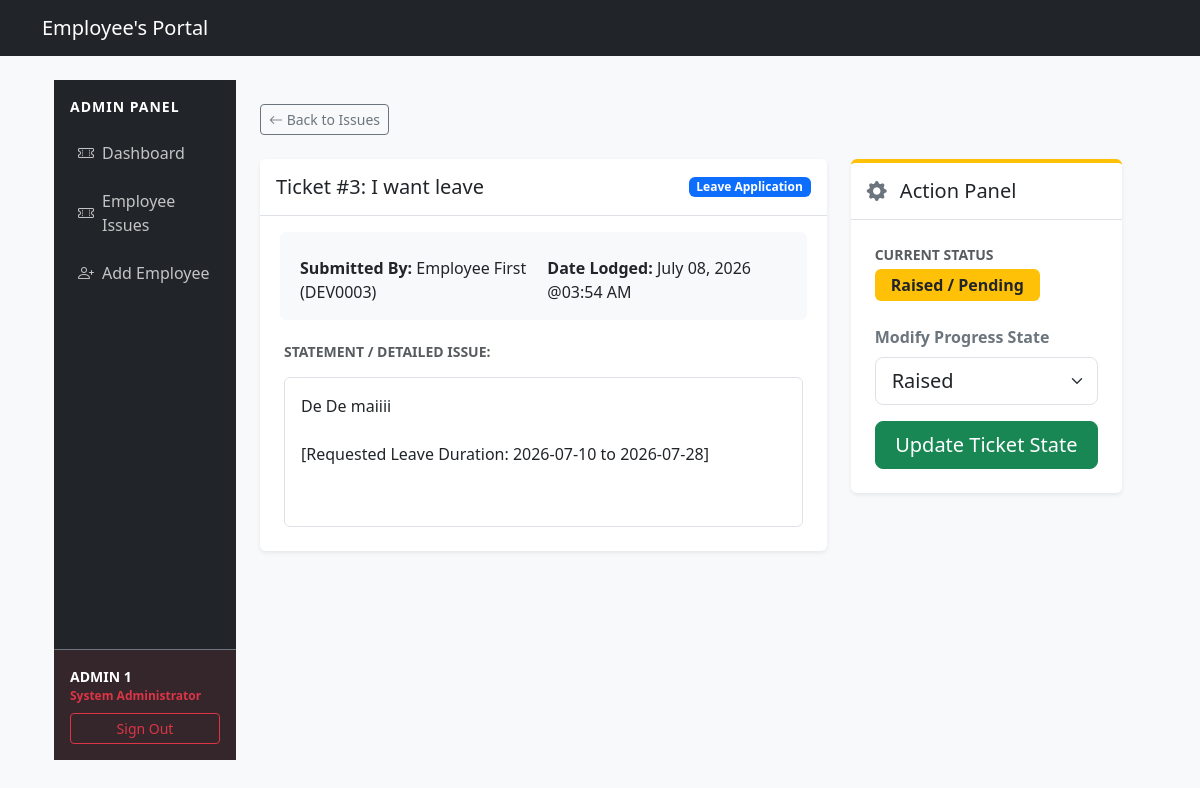
The page /tickets/team-tickets/3/ (signed in) on the database its author committed.
### accounts/models.py (models this page shows, shortened)
class EmployeeInfo(models.Model):
    class RoleChoices(models.TextChoices):
        ADMIN = 'ADMIN', 'Admin'
        MANAGER = 'MANAGER', 'Manager'
        DEVELOPER = 'DEVELOPER', 'Developer'
    class GenderChoices(models.TextChoices):
        MALE = 'M', 'Male'
        FEMALE = 'F', 'Female'
        OTHER = 'O', 'Other'
    user = models.OneToOneField(User, on_delete=models.CASCADE, related_name='employee_profile')
    employee_id = models.CharField(max_length=20, unique=True, blank=True)
    name = models.CharField(max_length=100)
    role = models.CharField(max_length=20, choices=RoleChoices.choices, default=RoleChoices.DEVELOPER)
    dob = models.DateField(verbose_name="Date of Birth")
    gender = models.CharField(max_length=1, choices=GenderChoices.choices)
    blood_group = models.CharField(max_length=5)
    manager = models.ForeignKey(
        'self',
        null=True,
        blank=True,
        on_delete=models.SET_NULL,
        related_name='subordinates'
    )

### tickets/models.py (models this page shows, shortened)
class Ticket(models.Model):
    class TicketType(models.TextChoices):
        COMPLAINT = 'COMPLAINT', 'Complaint'
        LEAVE = 'LEAVE', 'Leave Application'
    class StatusChoices(models.TextChoices):
        RAISED = 'RAISED', 'Raised'
        PROCESSING = 'PROCESSING', 'Processing'
        CLOSED = 'CLOSED', 'Closed'
    ticket_id = models.AutoField(primary_key=True)
    ticket_type = models.CharField(max_length=20, choices=TicketType.choices, default=TicketType.COMPLAINT)
    title = models.CharField(max_length=200, default="General")
    detailed_issue = models.TextField()
    raised_by = models.ForeignKey(
        EmployeeInfo,
        on_delete=models.CASCADE,
        related_name='raised_tickets'
    )
    assigned_manager = models.ForeignKey(
        EmployeeInfo,
        on_delete=models.SET_NULL,
        null=True,
        blank=True,
        related_name='managed_tickets'
    )
    resolve_status = models.CharField(
        max_length=20,
        choices=StatusChoices.choices,
        default=StatusChoices.RAISED
    )
    created_at = models.DateTimeField(auto_now_add=True)
    start_date = models.DateField(null=True)
    end_date = models.DateField(null=True)

### tickets/views.py (the view)
# urls.py: path('team-tickets/<int:ticket_id>/', views.ticket_detail, name='ticket_detail'),
@login_required
def ticket_detail(request, ticket_id):
    user_profile = request.user.employee_profile
    user_profile = request.user.employee_profile
    ticket = get_object_or_404(Ticket, ticket_id=ticket_id)
    if ticket.assigned_manager != user_profile and user_profile.role != 'ADMIN':
        messages.error(request, "Access denied. You are not authorized to view this ticket.")
        return redirect('dashboard')
    if request.method == 'POST':
        form = TicketStatusForm(request.POST, instance=ticket)
        if form.is_valid():
            form.save()
            messages.success(request, f"Ticket #{ticket.ticket_id} status has been updated to {ticket.get_resolve_status_display()}!")
            return redirect('view_team_tickets')
    else:
        form = TicketStatusForm(instance=ticket)
    if user_profile.role == 'ADMIN':
        return render(request, 'tickets/admin_ticket_detail.html',{
        'ticket': ticket,
        'form': form
    })
    return render(request, 'tickets/ticket_detail.html', {
        'ticket': ticket,
        'form': form
    })

### tickets/forms.py
class TicketStatusForm(forms.ModelForm):
    class Meta:
        model = Ticket
        fields = ['resolve_status']
        widgets = {
            'resolve_status': forms.Select(attrs={'class': 'form-select form-select-lg'}),
        }

### tickets/templates/tickets/admin_ticket_detail.html (shortened to what this page needs)
{% extends 'accounts/adminbase.html' %}
{% block mainContent %}
<main class="col-md-9 ms-sm-auto col-lg-10 px-md-4 py-4">
    <div class="mb-4">
        <a href="{% url 'view_team_tickets' %}" class="btn btn-sm btn-outline-secondary"><i
                class="bi bi-arrow-left"></i> Back to Issues</a>
    </div>
    <div class="row g-4">
        <div class="col-lg-8">
            <div class="card shadow-sm border-0 mb-4">
                <div class="card-header bg-white py-3 border-bottom d-flex justify-content-between align-items-center">
                    <h5 class="mb-0 text-dark">Ticket #{{ ticket.ticket_id }}: {{ ticket.title }}</h5>
                    {% if ticket.ticket_type == 'COMPLAINT' %}
                    <span class="badge bg-danger">Complaint</span>
                    {% else %}
                    <span class="badge bg-primary">Leave Application</span>
                    {% endif %}
                </div>
                <div class="card-body p-4">
                    <div class="row mb-4 bg-light p-3 rounded g-2">
                        <div class="col-sm-6"><strong>Submitted By:</strong> {{ ticket.raised_by.name }}
                            ({{ticket.raised_by.employee_id }})</div>
                        <div class="col-sm-6"><strong>Date Lodged:</strong> {{ ticket.created_at|date:"F d, Y @h:i A" }}
                        </div>
                    </div>
                    <h6 class="text-uppercase text-muted small fw-bold mb-3">Statement / Detailed Issue:</h6>
                    <div class="p-3 border rounded bg-white text-dark style-text style-break"
                        style="white-space: pre-wrap; min-height: 150px;">{{ ticket.detailed_issue }}</div>
                </div>
            </div>
        </div>
        <div class="col-lg-4">
            <div class="card shadow-sm border-0 border-top border-warning border-4">
                <div class="card-header bg-white py-3 border-bottom">
                    <h5 class="mb-0 text-dark"><i class="bi bi-gear-fill me-2 text-secondary"></i> Action Panel
                    </h5>
                </div>
                <div class="card-body p-4">
                    <div class="mb-4">
                        <label class="text-muted small text-uppercase fw-bold d-block mb-1">Current
                            Status</label>
                        {% if ticket.resolve_status == 'RAISED' %}
                        <span class="badge bg-warning text-dark px-3 py-2 fs-6">Raised / Pending</span>
                        {% elif ticket.resolve_status == 'PROCESSING' %}
                        <span class="badge bg-info text-dark px-3 py-2 fs-6">In Processing</span>
                        {% else %}
                        <span class="badge bg-success px-3 py-2 fs-6">Closed</span>
                        {% endif %}
                    </div>
                    <form method="POST">
                        <div class="mb-3">
                            <label class="form-label fw-bold text-secondary">Modify Progress State</label>
                            {{ form.resolve_status }}
                        </div>
                        <div class="d-grid">
                            <button type="submit" class="btn btn-success btn-lg">Update Ticket State</button>
                        </div>
                    </form>
                </div>
            </div>
        </div>
    </div>
</main>
{% endblock %}

### accounts/templates/accounts/adminbase.html (shortened to what this page needs)
{% extends 'accounts/logging.html' %}
{% block content %}
<div class="container-fluid pf-0">
    <div class="row g-0" style="min-height: 85vh;">
        <nav class="col-md-3 col-lg-2 d-md-block bg-dark sidebar collapse collapse-horizontal" id="sidebarMenu">
            <div class="position-sticky pt-3 h-100 d-flex flex-column justify-content-between">
                <ul class="nav flex-column mb-auto">
                    <li class="px-3 mb-3 text-uppercase text-white fw-bold small" style="letter-spacing: 1px;">
                        Admin Panel
                    </li>
                    <li class="nav-item mb-2">
                        <a class="nav-link text-light opacity-75 hover-opacity-100 mx-2 py-2 d-flex align-items-center"
                            href="{% url 'admin_dashboard' %}">
                            <i class="bi bi-ticket-perforated me-2"></i> Dashboard
                        </a>
                    </li>
                    <li class="nav-item mb-2">
                        <a class="nav-link text-light opacity-75 hover-opacity-100 mx-2 py-2 d-flex align-items-center"
                            href="{% url 'view_team_tickets' %}">
                            <i class="bi bi-ticket-perforated me-2"></i> Employee Issues
                        </a>
                    </li>
                    <li class="nav-item mb-2">
                        <a class="nav-link text-light opacity-75 hover-opacity-100 mx-2 py-2 d-flex align-items-center"
                            href="{% url 'register' %}">
                            <i class="bi bi-person-plus me-2"></i> Add Employee
                        </a>
                    </li>
                </ul>
                <div class="p-3 bg-danger bg-opacity-10 border-top border-secondary">
                    <div class="small fw-bold text-white">{{ request.user.employee_profile.name }}</div>
                    <div class="text-danger small fw-semibold" style="font-size: 0.75rem;">System Administrator</div>
                    <form action="{% url 'logout' %}" method="POST" class="d-inline w-100">
                        <button type="submit" class="btn btn-sm btn-outline-danger w-100 mt-2">Sign Out</button>
                    </form>
                </div>
            </div>
        </nav>
        {% block mainContent %}
        {% endblock %}
    </div>
</div>
{% endblock %}

### rows shown on the page
Ticket: ticket_id "3", title "I want leave", raised_by.name "Employee First", raised_by.employee_id "DEV0003", created_at "July 08, 2026 @03:54 AM", detailed_issue "De De maiiii [Requested Leave Duration: 2026-07-10 to 2026-07-28]", resolve_status "Raised"

### other values the page prints
{{ request.user.employee_profile.name }} "ADMIN 1"
